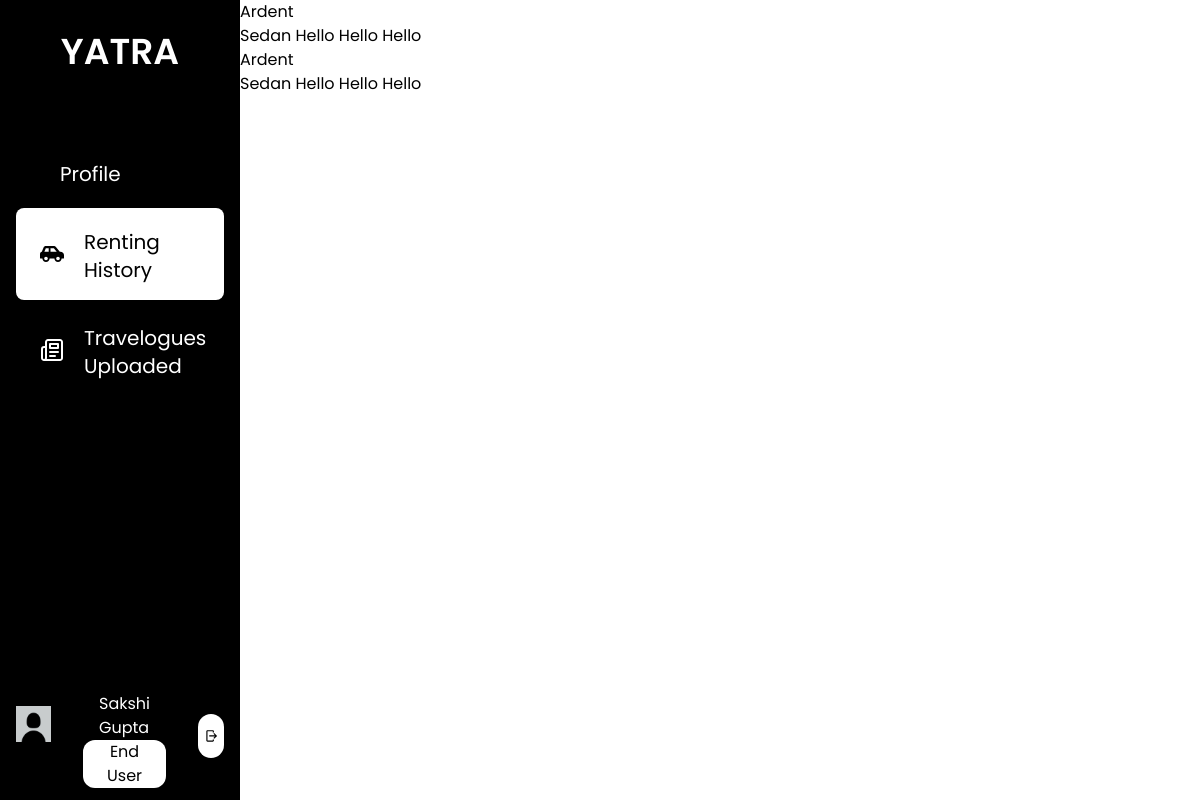
Before: /renting_history/ (signed in) with the older database file.
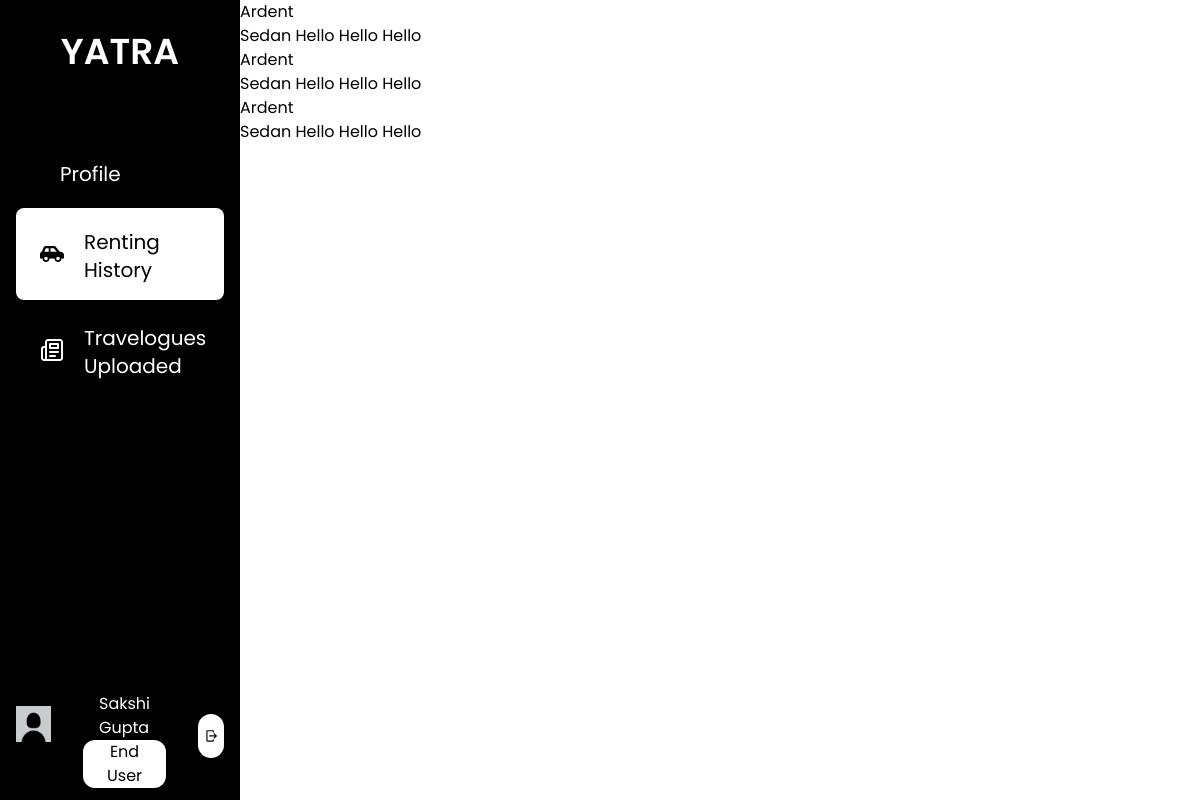
After: the same page with the newer database file.
### base/models.py (models this page shows, shortened)
class Rents(models.Model):
    vehicle = models.ForeignKey(Vehicle, on_delete=models.SET_NULL, null=True)
    renter = models.ForeignKey(EndUser, on_delete=models.SET_NULL, null=True)
    start_date = models.DateField()
    end_date = models.DateField()
    t_id = models.ForeignKey(Transaction, on_delete=models.SET_NULL, null=True)

class Vehicle(models.Model):
    types = (
        ('Sedan', 'Sedan'),
        ('SUV', 'SUV'),
        ('Jeep', 'Jeep'),
        ('Mini-Van', 'Mini-Van'),
        ('Other', 'Other'),
    )
    number_plate = models.CharField(max_length=20, unique=True)
    host = models.ForeignKey(Host, on_delete=models.SET_NULL, null=True, related_name="owner")
    location = models.ForeignKey(Location, on_delete=models.SET_NULL, null=True, related_name="place")
    bluebook = models.ImageField(upload_to="host/vehicle")
    bluebook_id = models.CharField(max_length=25)
    image1 = models.ImageField(upload_to="host/vehicle")
    image2 = models.ImageField(upload_to="host/vehicle")
    image3 = models.ImageField(upload_to="host/vehicle", null=True, blank=True)
    description = models.TextField(max_length=500)
    feature = models.TextField(max_length=500)
    price = models.PositiveIntegerField()
    type = models.CharField(max_length=10, choices=types)
    is_approved = models.CharField(max_length=10, choices=status, default="Pending")
    is_rented = models.BooleanField(default=False)
    def __str__(self):
        return self.type+" "+self.description

class Host(models.Model):
    user = models.OneToOneField(User, on_delete=models.CASCADE, related_name="host")
    first_name = models.CharField(max_length=25)
    last_name = models.CharField(max_length=25)
    email = models.EmailField()
    phone_number = models.CharField(max_length=10, null= True, blank=True)
    address = models.CharField(max_length=100, null= True, blank=True)
    citizenship_id = models.CharField(max_length=20, null= True, blank=True)
    citizenship = models.ImageField(upload_to='host/profile', default='default_photo.jpg')
    pic = models.ImageField(upload_to='host/profile', default='default_profile.jpg')
    is_approved = models.CharField(max_length=10, choices=status, default="Pending")
    is_blocked = models.BooleanField(default=False)

### base/views.py (the view)
# urls.py: path('renting_history/',views.renting_history, name="renting_history"),
def renting_history(request):
    history = Rents.objects.filter(renter=request.user.enduser)
    context = {
        'history':history,
    }
    return render(request, 'enduser/renting_history.html', context)

### base/templatetags/user_group.py (called while the page is built)
@register.filter(name='has_group')
def has_group(user, group_name):
    return user.groups.filter(name=group_name).exists()

### base/templates/enduser/renting_history.html (shortened to what this page needs)
{% extends 'base/base.html' %}
{% load static %}
{% block content %}
    <div class="flex flex-col">
    {% for hist in history %}
            <div>
                <a href="{% url 'view_profile_host' hist.vehicle.host_id %}"><p>{{ hist.vehicle.host.first_name }}</p></a>
                <p>{{ hist.vehicle }}</p></div>
    {% endfor %}
     </div>
{% endblock %}

Changed rows visible on the page:
added Rents: vehicle.host.first_name "Ardent", vehicle "Sedan Hello Hello Hello"
